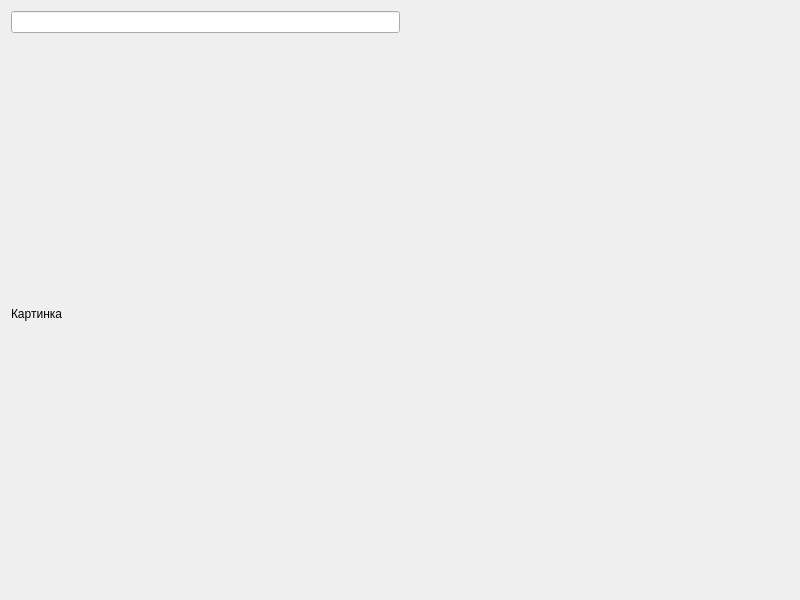
<?xml version="1.0" encoding="UTF-8"?>
<ui version="4.0">
 <class>Server</class>
 <widget class="QWidget" name="Server">
  <property name="geometry">
   <rect>
    <x>0</x>
    <y>0</y>
    <width>800</width>
    <height>600</height>
   </rect>
  </property>
  <property name="windowTitle">
   <string>Server</string>
  </property>
  <layout class="QVBoxLayout" name="verticalLayout">
   <item>
    <layout class="QHBoxLayout" name="horizontalLayout">
     <item>
      <widget class="QLineEdit" name="lineEdit"/>
     </item>
     <item>
      <spacer name="horizontalSpacer">
       <property name="orientation">
        <enum>Qt::Horizontal</enum>
       </property>
       <property name="sizeHint" stdset="0">
        <size>
         <width>40</width>
         <height>20</height>
        </size>
       </property>
      </spacer>
     </item>
    </layout>
   </item>
   <item>
    <widget class="QLabel" name="label">
     <property name="text">
      <string>Картинка</string>
     </property>
    </widget>
   </item>
  </layout>
 </widget>
 <resources/>
 <connections/>
</ui>
